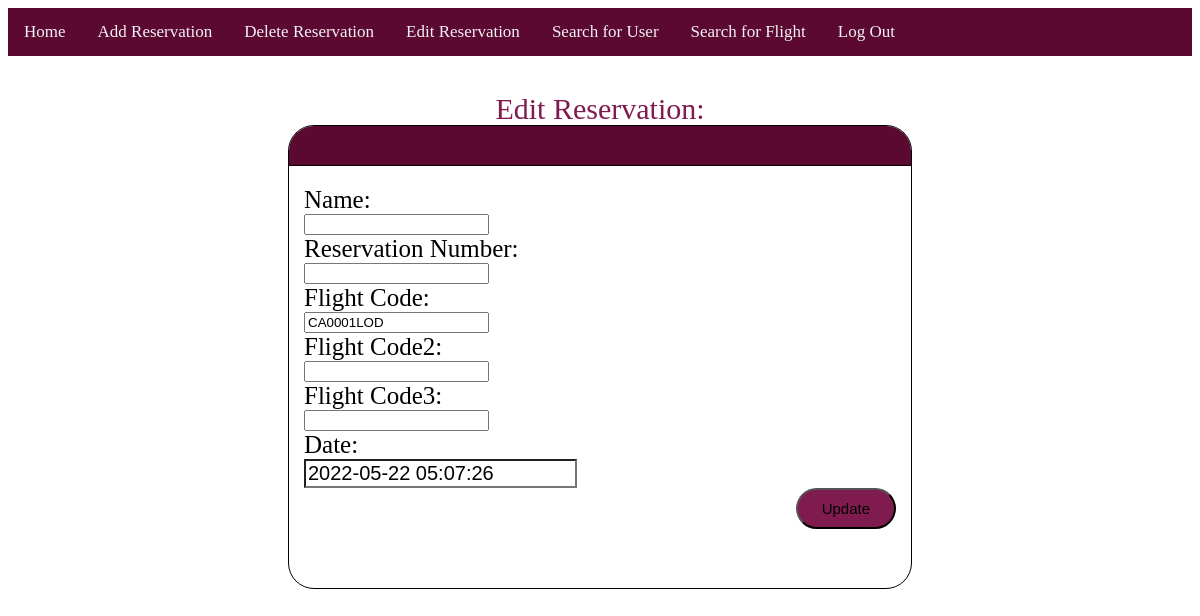
Before: /customerservice/csupdateaction.php with the older database file.
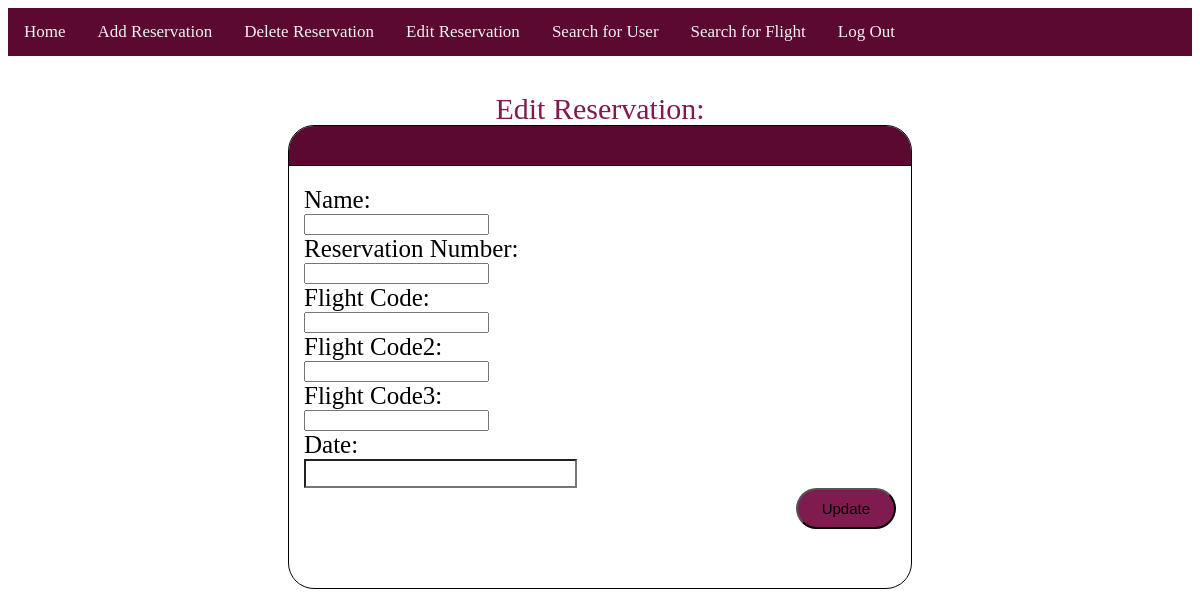
After: the same page with the newer database file.
### tables this page shows
CREATE TABLE `reservations` (
  `name` varchar(200) NOT NULL,
  `rev_num` int(25) NOT NULL,
  `f_code` varchar(15) NOT NULL,
  `f_code2` varchar(15) NOT NULL,
  `f_code3` varchar(15) NOT NULL,
  `rate` int(1) DEFAULT NULL,
  `comment` varchar(250) DEFAULT NULL,
  `cancel` tinyint(1) DEFAULT NULL,
  `date` datetime NOT NULL DEFAULT current_timestamp(),
  `Price` int(20) DEFAULT NULL,
  `status` varchar(20) DEFAULT NULL,
  `edit` tinyint(1) NOT NULL DEFAULT 0
);

### customerservice/csupdateaction.php (the view, shortened to what this page needs)
<?php
 include "csmenu.php";
 $servername = "localhost";
 $username = "root";
 $password = "";
 $dbname = "egway";
 $conn = mysqli_connect($servername, $username, $password, $dbname);
    $result = mysqli_query($conn,"SELECT * FROM reservations WHERE rev_num='" . $_GET['rev_num'] . "'");
    $row= mysqli_fetch_array($result);
?>
<html>
<head>
    <link rel="stylesheet" href="customerservicestyle.css">
</head>
<body>
    <div class="title">Edit Reservation:</div>
    <div class = "FlightCardTopBar"> </div>
    <div class ="FlightCard">
<form method="post" action="">
<div style="padding-bottom:5px;"></div>
Name: <br>
<input type="text" name="name" value="<?php echo $row['name']; ?>">
<br>
Reservation Number:<br>
<input type="text" name="rev_num"  value="<?php echo $row['rev_num']; ?>">
<br>
Flight Code: <br>
<input type="text" name="f_code"  value="<?php echo $row['f_code']; ?>">
<br>
Flight Code2: <br>
<input type="text" name="f_code2"  value="<?php echo $row['f_code2']; ?>">
<br>
Flight Code3: <br>
<input type="text" name="f_code3"  value="<?php echo $row['f_code3']; ?>">
<br>
Date: <br>
<input type="text" name="date" class="date" value="<?php echo $row['date']; ?>">
<br>
<input type="submit" name="submit" class="button" value="Update">
</form>
</div>
</body>
</html>

Changed rows visible on the page:
removed reservations: f_code "CA0001LOD", date "2022-05-22 05:07:26"
